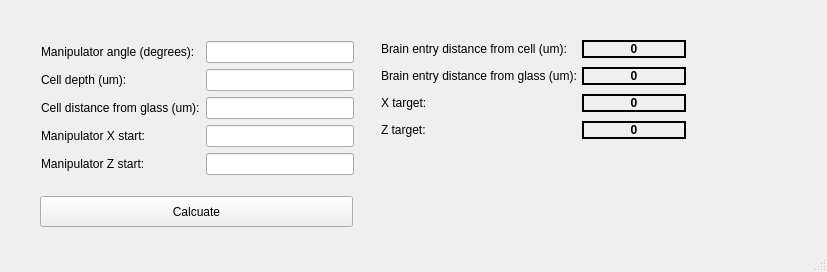
<?xml version="1.0" encoding="UTF-8"?>
<ui version="4.0">
 <class>PipetteCalculator</class>
 <widget class="QMainWindow" name="PipetteCalculator">
  <property name="geometry">
   <rect>
    <x>0</x>
    <y>0</y>
    <width>827</width>
    <height>272</height>
   </rect>
  </property>
  <property name="windowTitle">
   <string>Pipette Calculator</string>
  </property>
  <widget class="QWidget" name="centralwidget">
   <widget class="QPushButton" name="pushButton">
    <property name="geometry">
     <rect>
      <x>40</x>
      <y>196</y>
      <width>313</width>
      <height>31</height>
     </rect>
    </property>
    <property name="text">
     <string>Calcuate</string>
    </property>
   </widget>
   <widget class="QWidget" name="">
    <property name="geometry">
     <rect>
      <x>41</x>
      <y>41</y>
      <width>313</width>
      <height>151</height>
     </rect>
    </property>
    <layout class="QFormLayout" name="formLayout">
     <item row="0" column="0">
      <widget class="QLabel" name="label">
       <property name="text">
        <string>Manipulator angle (degrees):</string>
       </property>
      </widget>
     </item>
     <item row="0" column="1">
      <widget class="QLineEdit" name="manipulator_angle"/>
     </item>
     <item row="1" column="0">
      <widget class="QLabel" name="label_2">
       <property name="text">
        <string>Cell depth (um):</string>
       </property>
      </widget>
     </item>
     <item row="1" column="1">
      <widget class="QLineEdit" name="cell_depth"/>
     </item>
     <item row="2" column="0">
      <widget class="QLabel" name="label_3">
       <property name="text">
        <string>Cell distance from glass (um):</string>
       </property>
      </widget>
     </item>
     <item row="2" column="1">
      <widget class="QLineEdit" name="glass_distance"/>
     </item>
     <item row="3" column="0">
      <widget class="QLabel" name="label_4">
       <property name="text">
        <string>Manipulator X start:</string>
       </property>
      </widget>
     </item>
     <item row="3" column="1">
      <widget class="QLineEdit" name="x_start"/>
     </item>
     <item row="4" column="1">
      <widget class="QLineEdit" name="z_start"/>
     </item>
     <item row="4" column="0">
      <widget class="QLabel" name="label_5">
       <property name="text">
        <string>Manipulator Z start:</string>
       </property>
      </widget>
     </item>
    </layout>
   </widget>
   <widget class="QWidget" name="">
    <property name="geometry">
     <rect>
      <x>381</x>
      <y>40</y>
      <width>305</width>
      <height>114</height>
     </rect>
    </property>
    <layout class="QFormLayout" name="formLayout_2">
     <property name="horizontalSpacing">
      <number>5</number>
     </property>
     <property name="verticalSpacing">
      <number>9</number>
     </property>
     <item row="0" column="0">
      <widget class="QLabel" name="label_6">
       <property name="text">
        <string>Brain entry distance from cell (um):</string>
       </property>
      </widget>
     </item>
     <item row="0" column="1">
      <widget class="QLabel" name="cell_entry">
       <property name="font">
        <font>
         <weight>75</weight>
         <bold>true</bold>
        </font>
       </property>
       <property name="frameShape">
        <enum>QFrame::Box</enum>
       </property>
       <property name="frameShadow">
        <enum>QFrame::Plain</enum>
       </property>
       <property name="lineWidth">
        <number>2</number>
       </property>
       <property name="text">
        <string>0</string>
       </property>
       <property name="textFormat">
        <enum>Qt::PlainText</enum>
       </property>
       <property name="alignment">
        <set>Qt::AlignCenter</set>
       </property>
      </widget>
     </item>
     <item row="1" column="0">
      <widget class="QLabel" name="label_7">
       <property name="text">
        <string>Brain entry distance from glass (um):</string>
       </property>
      </widget>
     </item>
     <item row="1" column="1">
      <widget class="QLabel" name="glass_entry">
       <property name="font">
        <font>
         <weight>75</weight>
         <bold>true</bold>
        </font>
       </property>
       <property name="frameShape">
        <enum>QFrame::Box</enum>
       </property>
       <property name="lineWidth">
        <number>2</number>
       </property>
       <property name="text">
        <string>0</string>
       </property>
       <property name="alignment">
        <set>Qt::AlignCenter</set>
       </property>
      </widget>
     </item>
     <item row="2" column="0">
      <widget class="QLabel" name="label_8">
       <property name="text">
        <string>X target:</string>
       </property>
      </widget>
     </item>
     <item row="2" column="1">
      <widget class="QLabel" name="x_tar">
       <property name="font">
        <font>
         <weight>75</weight>
         <bold>true</bold>
        </font>
       </property>
       <property name="frameShape">
        <enum>QFrame::Box</enum>
       </property>
       <property name="lineWidth">
        <number>2</number>
       </property>
       <property name="text">
        <string>0</string>
       </property>
       <property name="alignment">
        <set>Qt::AlignCenter</set>
       </property>
      </widget>
     </item>
     <item row="3" column="1">
      <widget class="QLabel" name="z_tar">
       <property name="font">
        <font>
         <weight>75</weight>
         <bold>true</bold>
        </font>
       </property>
       <property name="frameShape">
        <enum>QFrame::Box</enum>
       </property>
       <property name="lineWidth">
        <number>2</number>
       </property>
       <property name="text">
        <string>0</string>
       </property>
       <property name="alignment">
        <set>Qt::AlignCenter</set>
       </property>
      </widget>
     </item>
     <item row="3" column="0">
      <widget class="QLabel" name="label_9">
       <property name="text">
        <string>Z target:</string>
       </property>
      </widget>
     </item>
    </layout>
   </widget>
  </widget>
  <widget class="QMenuBar" name="menubar">
   <property name="geometry">
    <rect>
     <x>0</x>
     <y>0</y>
     <width>827</width>
     <height>20</height>
    </rect>
   </property>
  </widget>
  <widget class="QStatusBar" name="statusbar"/>
 </widget>
 <resources/>
 <connections/>
</ui>
